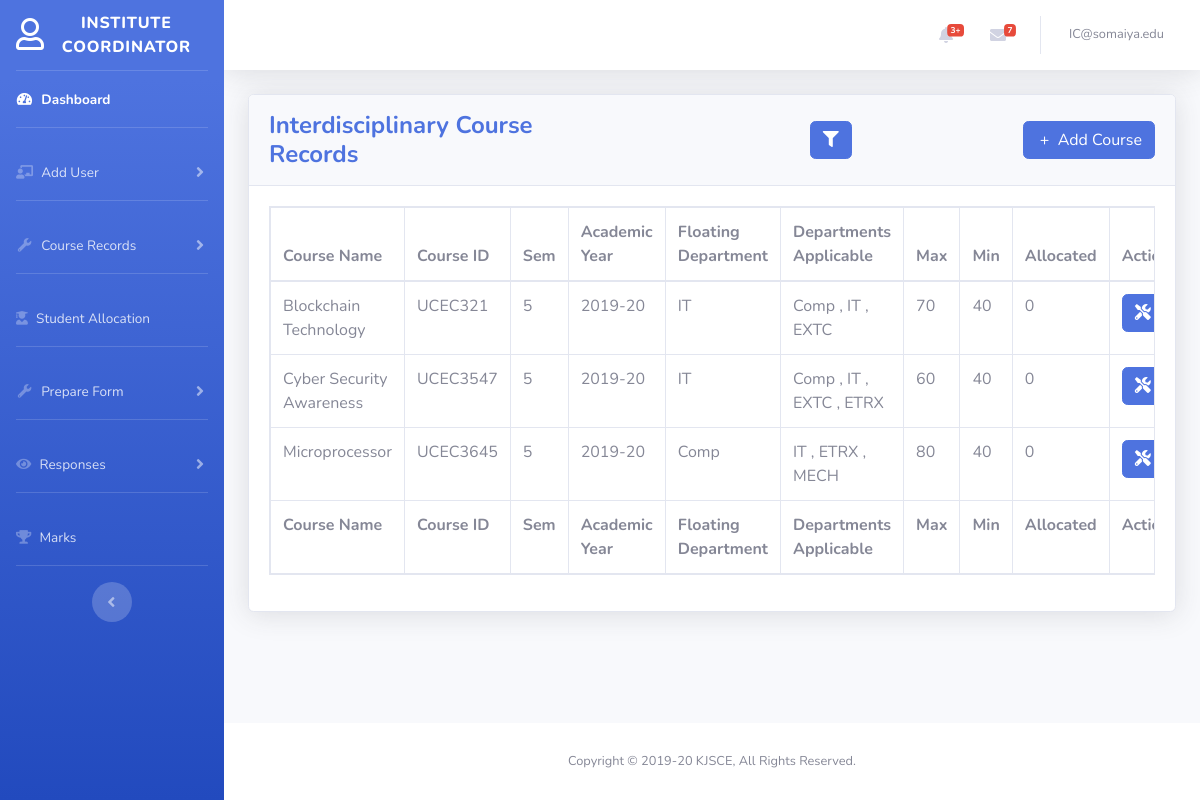
The app's page /institutional_coordinator/addcourse_idc.php (signed in), older data.
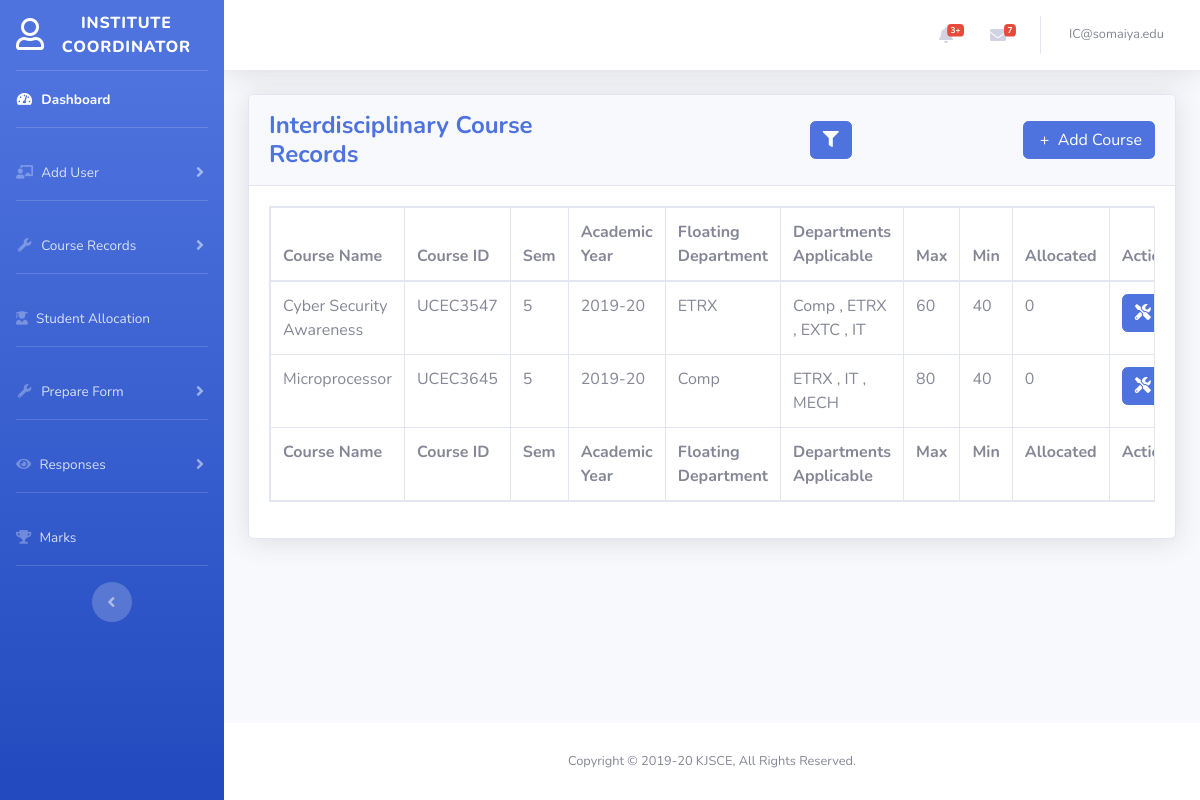
The same page, newer data.
### tables this page shows
CREATE TABLE `idc` (
  `cid` varchar(30) NOT NULL,
  `sem` int(11) NOT NULL,
  `year` varchar(8) NOT NULL,
  `cname` varchar(50) NOT NULL,
  `dept_id` int(11) NOT NULL,
  `email_id` varchar(50) NOT NULL,
  `max` int(11) NOT NULL,
  `min` int(11) NOT NULL,
  `no_of_allocated` int(11) NOT NULL,
  `timestamp` varchar(30) NOT NULL
);

CREATE TABLE `department` (
  `dept_id` int(11) NOT NULL,
  `dept_name` varchar(50) NOT NULL
);

### institutional_coordinator/addcourse_idc.php (the view, shortened to what the changed rows need)
<?php
include('../includes/header.php');
?>
<?php include('sidebar.php'); ?>
<div class="container-fluid">
    <div class="card shadow mb-4">
                                <?php
                                include_once('../config.php');
                                ?>
        <div class="card-body">
            <table class="table table-bordered table-responsive" id="dataTable" width="100%" cellspacing="0">
                <thead>
                    <tr>
                        <th>Course Name</th>
                        <th>Course ID</th>
                        <th>Sem</th>
                        <th>Academic Year</th>
                        <th>Floating Department</th>
                        <th>Departments Applicable</th>
                        <th>Max</th>
                        <th>Min</th>
                        <th>Allocated</th>
                        <th>Action</th>
                    </tr>
                </thead>
                <tfoot>
                    <tr>
                        <th>Course Name</th>
                        <th>Course ID</th>
                        <th>Sem</th>
                        <th>Academic Year</th>
                        <th>Floating Department</th>
                        <th>Departments Applicable</th>
                        <th>Max</th>
                        <th>Min</th>
                        <th>Allocated</th>
                        <th>Action</th>
                    </tr>
                </tfoot>
                <tbody>
                    <?php
                    $sql3 = "SELECT * FROM department";
                    $dept_list = array();
                    $result3 = mysqli_query($conn, $sql3);
                    while ($row = mysqli_fetch_assoc($result3)) {
                        array_push($dept_list, $row['dept_id'], $row['dept_name']);
                    }
                    $sql = "SELECT cname,cid,sem,year,dept_name,max,min,no_of_allocated FROM idc NATURAL JOIN department";
                    $result = mysqli_query($conn, $sql);
                    if (mysqli_num_rows($result) > 0) {
                        $count = 500;
                        while ($row = mysqli_fetch_assoc($result)) {
                            $checkbox_div = "";
                            $cid = $row['cid'];
                            $sem = $row['sem'];
                            $year = $row['year'];
                            $checked_dept = array();
                            $applicable_dept = "";
                            $sql2 = "SELECT dept_id,dept_name FROM idc_applicable_dept NATURAL JOIN department WHERE cid='$cid' AND sem='$sem' AND year='$year'";
                            $result2 = mysqli_query($conn, $sql2);
                            while ($row2 = mysqli_fetch_assoc($result2)) {
                                array_push($checked_dept, $row2['dept_id']);
                                $applicable_dept .= $row2['dept_name'] . " , ";
                            }
                            $applicable_dept = substr($applicable_dept, 0, strlen($applicable_dept) - 2);
                            for ($i = 0; $i < count($dept_list) - 1; $i = $i + 2) {
                                $checkbox_div .= '
                                    <div class="custom-control custom-checkbox custom-control-inline">
                                        <input type="checkbox" class="custom-control-input" id="customCheck' . ($i + 100 * $count) . '" name="check_dept[]" value="' . $dept_list[$i] . '"';
                                if (in_array($dept_list[$i], $checked_dept)) {
                                    $checkbox_div .= " checked";
                                }
                                $checkbox_div .= '>
                                        <label class="custom-control-label" for="customCheck' . ($i + 100 * $count) . '">' . $dept_list[$i + 1] . '</label>
                                    </div>
                                    ';
                            }
                            echo '
                                <tr>
                            <td>' . $row['cname'] . '</td>
                            <td>' . $row['cid'] . '</td>
                            <td>' . $row['sem'] . '</td>
                            <td>' . $row['year'] . '</td>
                            <td>' . $row['dept_name'] . '</td>
                            <td>' . $applicable_dept . '</td>
                            <td>' . $row['max'] . '</td>
                            <td>' . $row['min'] . '</td>
                            <td>' . $row['no_of_allocated'] . '</td>
                            <td>
                                <button type="button" class="btn btn-primary icon-btn" data-toggle="modal" data-target="#exampleModalCenter' . $count . '">
                                    <i class="fas fa-tools"></i>
                                </button>
                                <div class="modal fade" id="exampleModalCenter' . $count . '" tabindex="-1" role="dialog" aria-labelledby="exampleModalCenterTitle1" aria-hidden="true">
                                                        ' . $count . '' . $count . '
                                                        <a class="nav-item nav-link" id="nav-update-tab" data-toggle="tab" href="#nav-update' . $count . '" role="tab" aria-controls="nav-update' . $count . '" aria-selected="false">Update</a>
                                                    <div class="tab-pane fade show active" id="nav-delete' . $count . '" role="tabpanel" aria-labelledby="nav-delete-tab">
                                                                <input type="hidden" name="cid" value="' . $row['cid'] . '">
                                                                <input type="hidden" name="sem" value="' . $row['sem'] . '">
                                                                <input type="hidden" name="year" value="' . $row['year'] . '">
                                                    </div>
                                                    <div class="tab-pane fade" id="nav-update' . $count . '" role="tabpanel" aria-labelledby="nav-update-tab">
                                                                    <input type="text" class="form-control" required="required" placeholder="New Course Name" name="coursename" value="' . $row['cname'] . '">
                                                                    <input type="text" class="form-control" required="required" placeholder="00000" name="courseidnew" value="' . $row['cid'] . '">
                                                                    <input type="hidden" class="form-control"  placeholder="00000" name="courseidold" value="' . $row['cid'] . '">
                                                                    <input type="text" class="form-control" required="required" placeholder="Semester" name="semnew" value="' . $row['sem'] . '">
                                                                    <input type="hidden" class="form-control" placeholder="Semester" name="semold" value="' . $row['sem'] . '">
                                                                    <input type="text" class="form-control"  name="year" disabled placeholder="year" value="' . $row['year'] . '">
                                                                    <input type="hidden" class="form-control"  name="year" placeholder="year" value="' . $row['year'] . '">
                                                                    <input type="number" class="form-control" required="required" name="max" placeholder="120" value="' . $row['max'] . '">
                                                                    <input type="number" class="form-control" required="required" name="min" placeholder="1" value="' . $row['min'] . '">
                                                            ' . $checkbox_div . '
                                                    </div>
                                </div>
                            </td>
                        </tr>';
                            $count++;
                        }
                    }
                    ?>
                </tbody>
            </table>
        </div>
    </div>
</div>
<?php include('../includes/footer.php');
include('../includes/scripts.php');
?>

Row changes from the older to the newer data that the page shows:
removed idc: cname "Blockchain Technology", cid "UCEC321", sem "5", year "2019-20", dept.dept_name "IT", applicable_dept "Comp , IT , EXTC", max "70", min "40", no_of_allocated "0"
changed through a linked row, idc "Cyber Security Awareness": dept.dept_name "IT" → "ETRX"; applicable_dept "Comp , IT , EXTC , ETRX" → "Comp , ETRX , EXTC , IT"
computed for idc "Microprocessor": applicable_dept "IT , ETRX , MECH" → "ETRX , IT , MECH"
